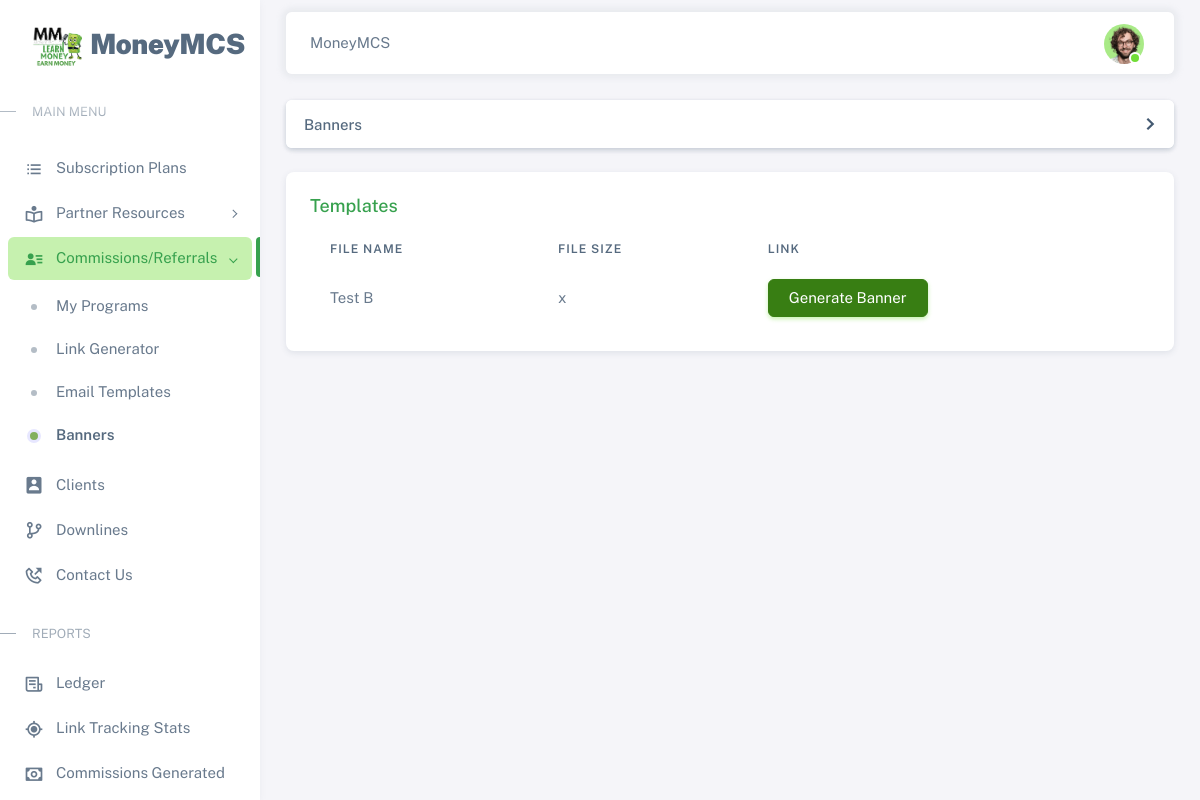
/pages/banners.php (signed in), run on an earlier commit of the app's database.
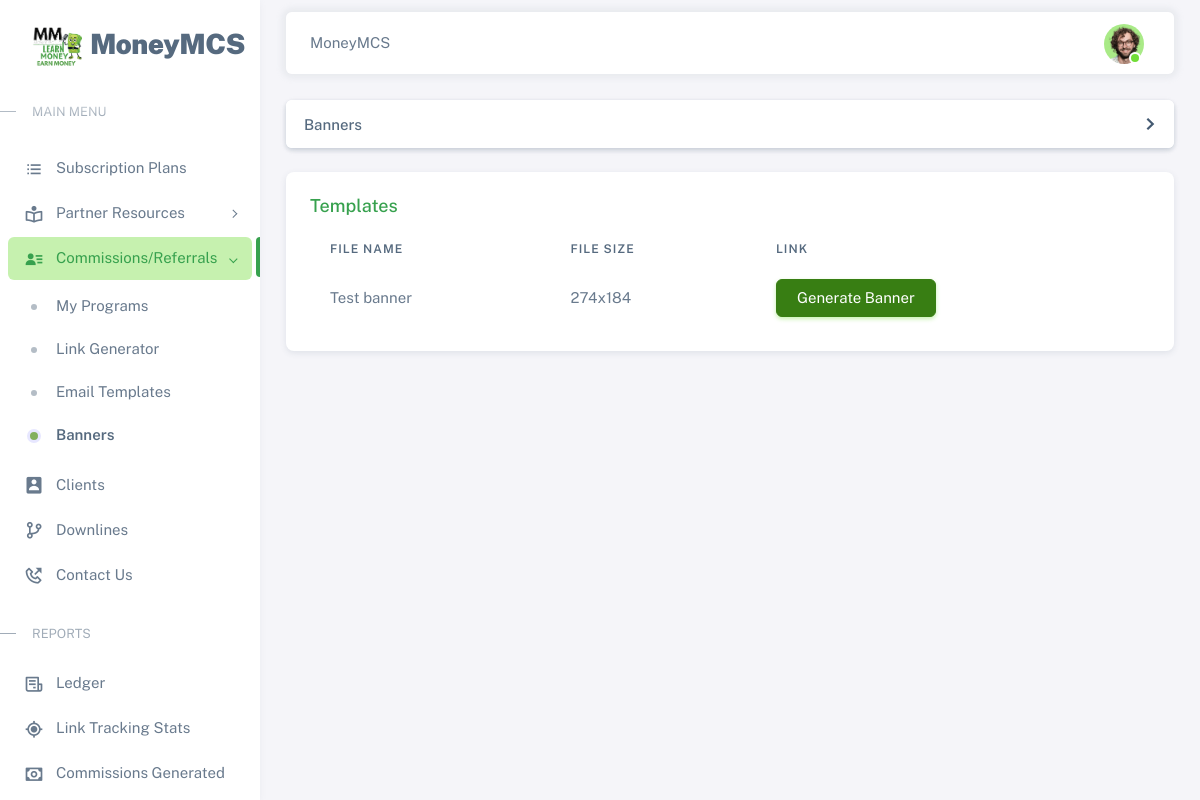
And on a later commit of the database.
### tables this page shows
CREATE TABLE `resources` (
  `id` int(11) NOT NULL,
  `filenames` text NOT NULL,
  `resources` varchar(255) NOT NULL,
  `category` varchar(255) NOT NULL,
  `type` varchar(50) NOT NULL,
  `status` int(5) NOT NULL,
  `date_added` date NOT NULL
);

### pages/banners.php (the view, shortened to what the changed rows need)
<?php
  include 'includes/session.php';
?>
<!DOCTYPE html>
<html
  lang="en"
  class="light-style layout-menu-fixed"
  dir="ltr"
  data-theme="theme-default"
  data-assets-path="../assets/"
  data-template="vertical-menu-template-free"
>
  <head>
    <?php include 'includes/headers.php'; ?>
  </head>
  <body>
    <div class="layout-wrapper layout-content-navbar">
      <div class="layout-container">
        <div class="layout-page">
          <div class="content-wrapper">
            <div class="container-xxl flex-grow-1 container-p-y">
                <div class="row">
                  <div class="col-lg-12 mb-4 order-0">
                    <div class="card">
                      <div class="card accordion-item active">
                        <h2 class="accordion-header" id="headingOne">
                          <button type="button" class="accordion-button collapsed" data-bs-toggle="collapse" data-bs-target="#accordionOne" aria-expanded="true" aria-controls="accordionOne">
                            Banners
                          </button>
                        </h2>
                      </div>
                    </div>
                  </div>
                </div>
                <div class="row">
                  <div class="col-lg-12 mb-4 order-0">
                    <div class="card">
                      <div class="d-flex align-items-end">
                        <div class="col-sm-12">
                          <div class="card-body">
                            <div class="table-responsive text-nowrap">
                              <table id="" class="table table-borderless">
                                <thead>
                                  <th>File Name</th>
                                  <th>File Size</th>
                                  <th>Link</th>
                                </thead>
                                <tbody>
                                  <?php
                                    $conn = $pdo->open();
                                    try{
                                      $stmt = $conn->prepare("SELECT * FROM resources WHERE status=:status AND category=:category");
                                      $stmt->execute(['status'=>1, 'category'=>'Banners']);
                                      foreach($stmt as $row){
                                          $imgsize_arr = getimagesize("../images/".$row['filenames']);
                                          $img_width = $imgsize_arr[0];
                                          $img_height = $imgsize_arr[1];
                                        echo "
                                          <tr>
                                            <td>".$row['resources']."</td>
                                            <td>".$img_width.'x'.$img_height."</td>
                                            <td>
                                            <button type='button' class='btn btn-success generatebanner' data-id='".$row['id']."'>
                                                Generate Banner
                                            </button>
                                            </td>
                                          </tr>
                                        ";
                                      }
                                    }
                                    catch(PDOException $e){
                                      echo $e->getMessage();
                                    }
                                  ?>
                                </tbody>
                              </table>
                            </div>
                          </div>
                        </div>
                      </div>
                    </div>
                  </div>
                </div>
            </div>
          </div>
        </div>
      </div>
    </div>
  </body>
</html>

What changed in the data, as far as the page shows it:
removed resources: resources "Test B"
added resources: resources "Test banner", filenames "274", filenames "184"
